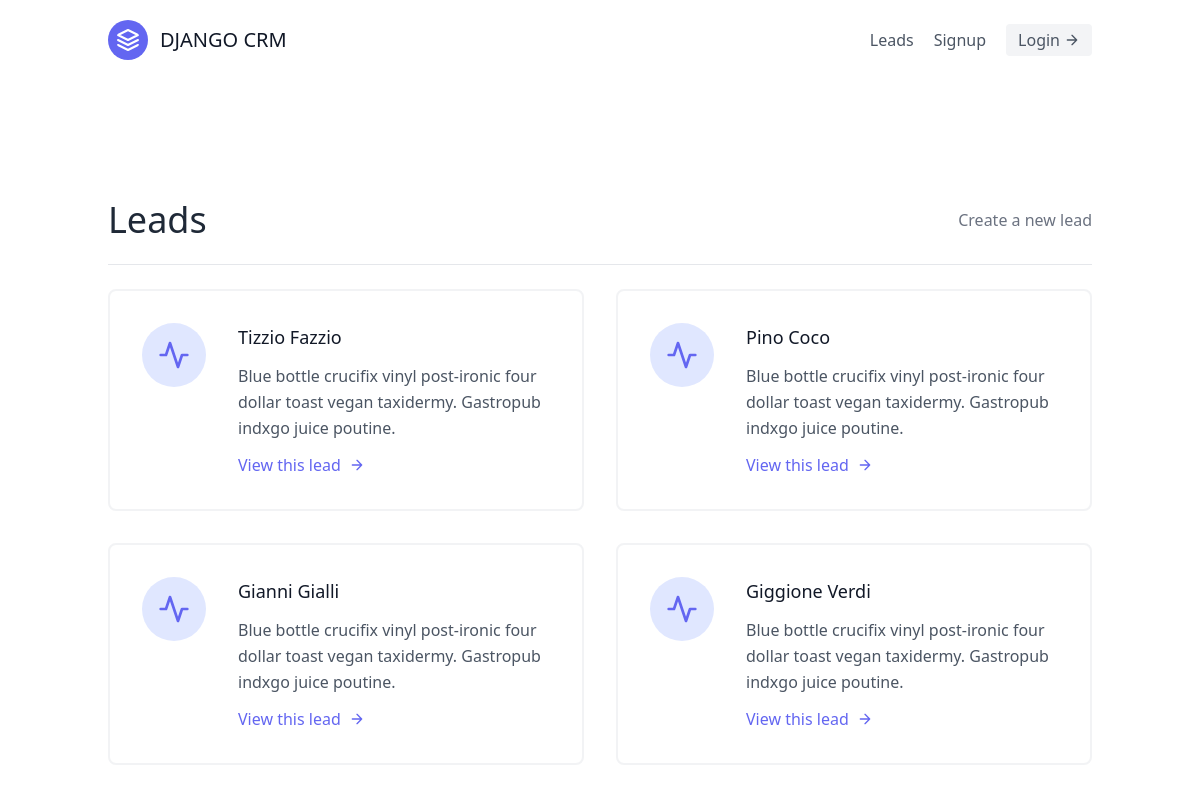
The page /leads/ on the database as committed earlier.
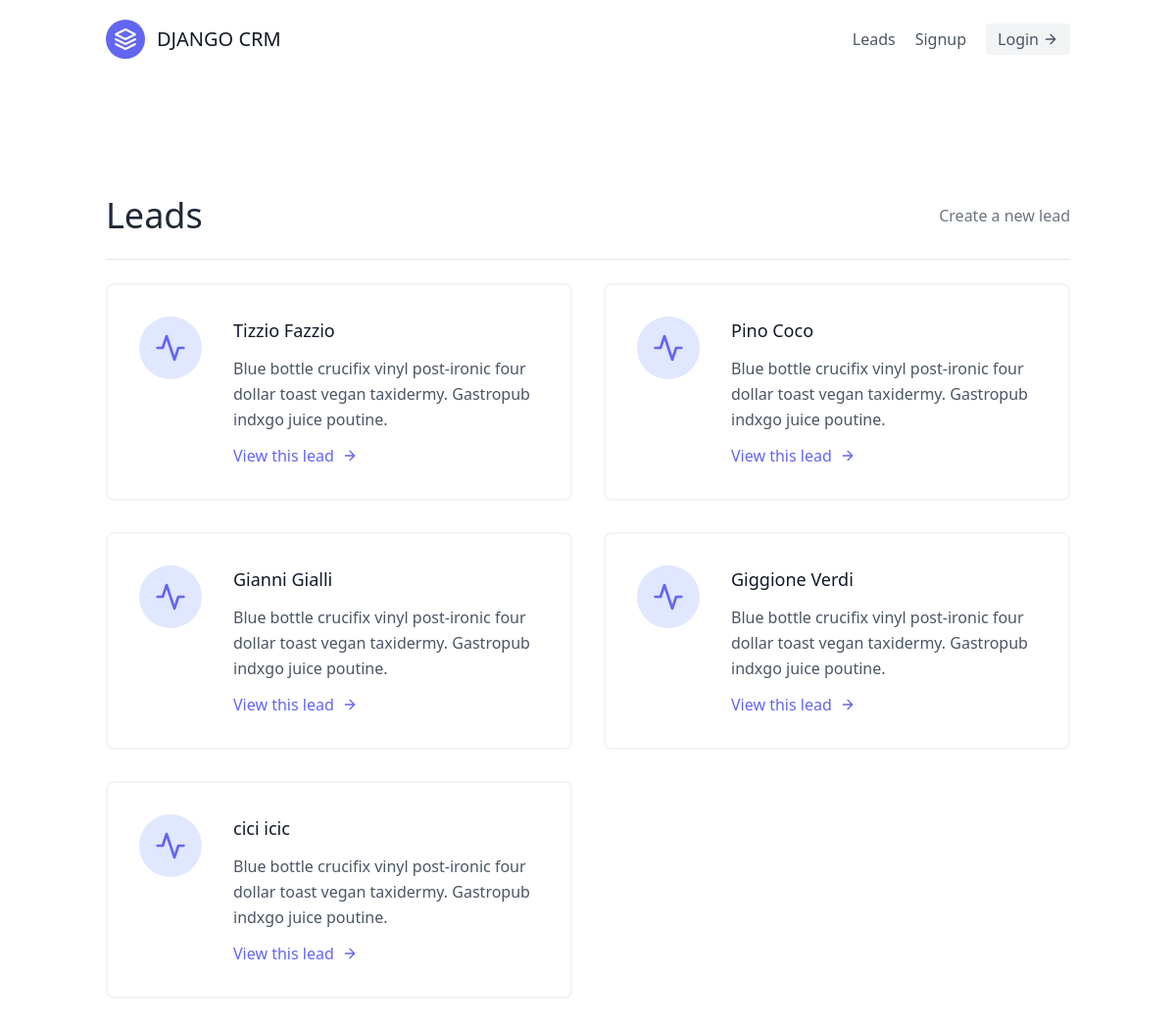
The same page on the database as committed later.
### leads/models.py (models this page shows, shortened)
class Lead(models.Model):
  first_name = models.CharField(max_length=20)
  last_name = models.CharField(max_length=20)
  age = models.IntegerField(default=0)
  agent = models.ForeignKey(Agent, on_delete=models.CASCADE)

### leads/views.py (the view)
# urls.py: path('', LeadListView.as_view(), name='lead-list'),
class LeadListView(ListView):
  template_name = "leads/lead_list.html"
  queryset = Lead.objects.all()
  context_object_name = "leads"

### leads/templates/leads/lead_list.html
{% extends 'base.html' %}
{% block content %}
<section class="text-gray-600 body-font">
  <div class="container px-5 py-24 mx-auto flex flex-wrap">
  <div class = 'w-full mb-6 py-6 flex justify-between items-center border-b border-gray-200'>
    <div>
      <h1 class = 'text-4xl text-gray-800'>Leads</h1>
    </div>
    <div>
      <a class = 'text-gray-500 hover:text-blue-500' href="{% url 'leads:lead-create' %}">Create a new lead</a>
    </div>
  </div>
    <div class="flex flex-wrap -m-4">
      {% for lead in leads %}
        <div class="p-4 lg:w-1/2 md:w-full">
          <div class="flex border-2 rounded-lg border-gray-200 border-opacity-50 p-8 sm:flex-row flex-col">
            <div class="w-16 h-16 sm:mr-8 sm:mb-0 mb-4 inline-flex items-center justify-center rounded-full bg-indigo-100 text-indigo-500 flex-shrink-0">
              <svg fill="none" stroke="currentColor" stroke-linecap="round" stroke-linejoin="round" stroke-width="2" class="w-8 h-8" viewBox="0 0 24 24">
                <path d="M22 12h-4l-3 9L9 3l-3 9H2"></path>
              </svg>
            </div>
            <div class="flex-grow">
              <h2 class="text-gray-900 text-lg title-font font-medium mb-3">
                {{ lead.first_name }} {{ lead.last_name }}
              </h2>
              <p class="leading-relaxed text-base">
                Blue bottle crucifix vinyl post-ironic four dollar toast vegan taxidermy. Gastropub indxgo juice poutine.
              </p>
              <a href="{% url 'leads:lead-detail' lead.pk %}" class="mt-3 text-indigo-500 inline-flex items-center">
                View this lead
                <svg fill="none" stroke="currentColor" stroke-linecap="round" stroke-linejoin="round" stroke-width="2" class="w-4 h-4 ml-2" viewBox="0 0 24 24">
                  <path d="M5 12h14M12 5l7 7-7 7"></path>
                </svg>
              </a>
            </div>
          </div>
        </div>
      {% endfor %}
    </div>
  </div>
</section>
{% endblock content %}

Rows that differ between the two databases and show on the page:
added Lead: first_name "cici", last_name "icic"
